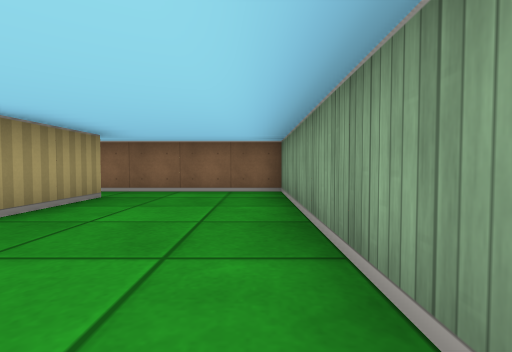
View 1 (above)

13 first-person views from a walk through a cub3D maze. The camera is about half as high as the walls, tilts 2° down and sees 85° across. The floor is counted in squares. Each view is taken from the middle of a square. On the plan, view 1 faces up. The plan holds only what a view shows up to about 9 squares ahead; the rest is blank.

View 2
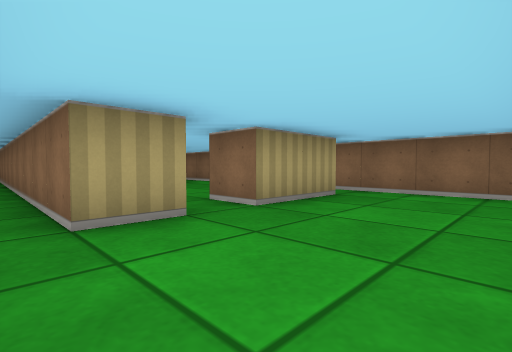

View 3
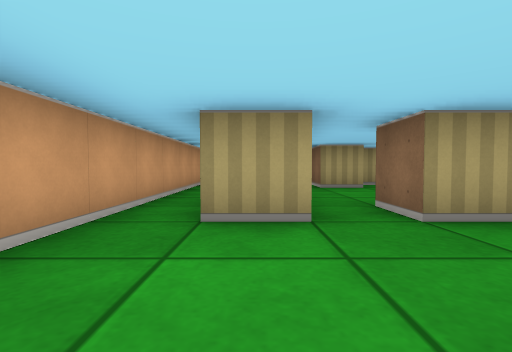

View 4
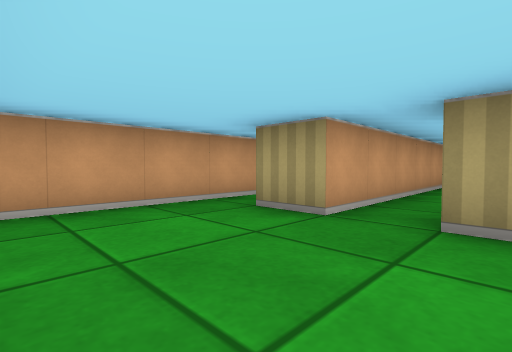

View 5
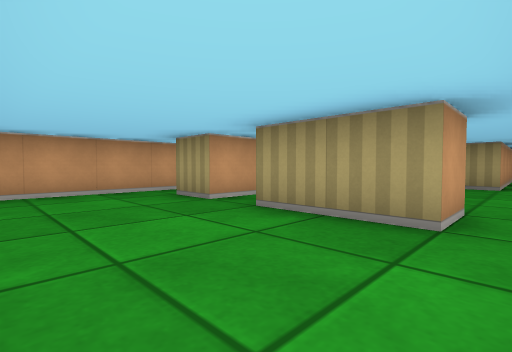

View 6
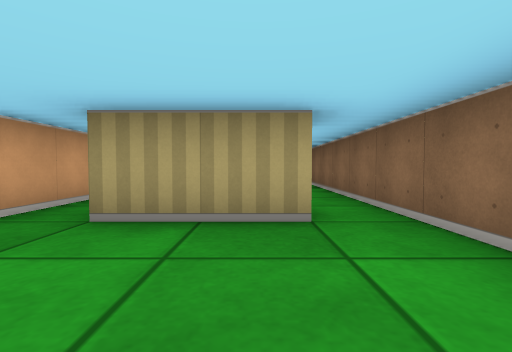

View 7
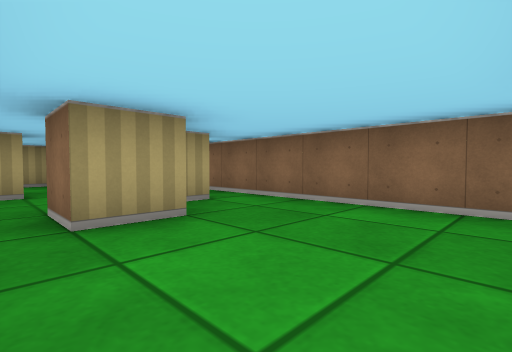

View 8
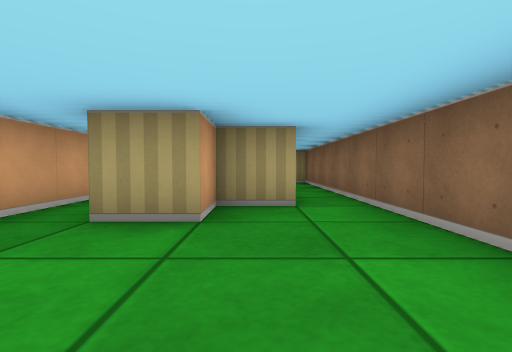

View 9
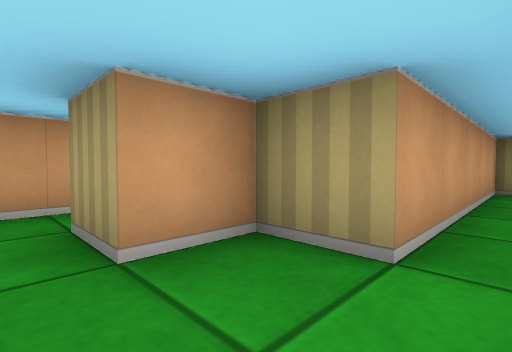

View 10
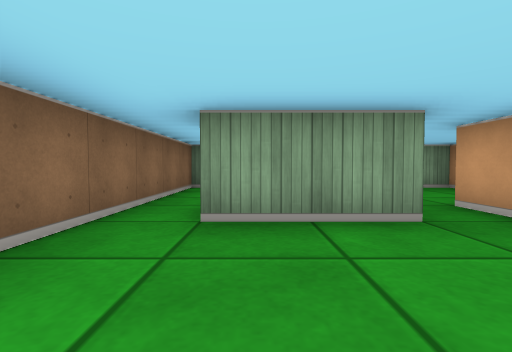

View 11
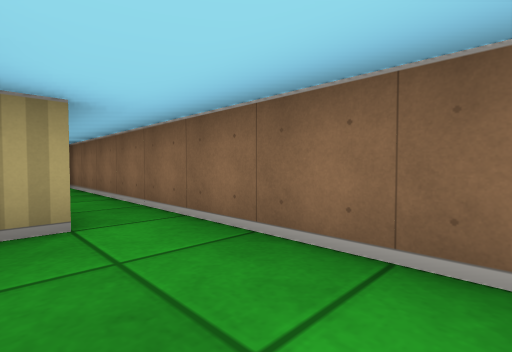

View 12
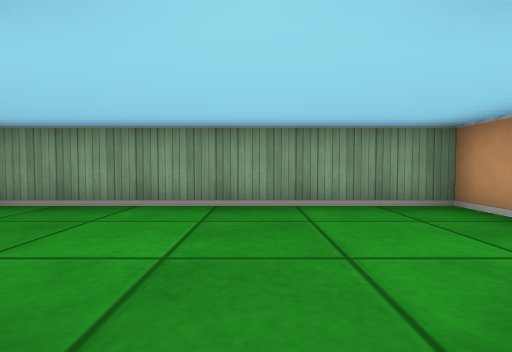

View 13
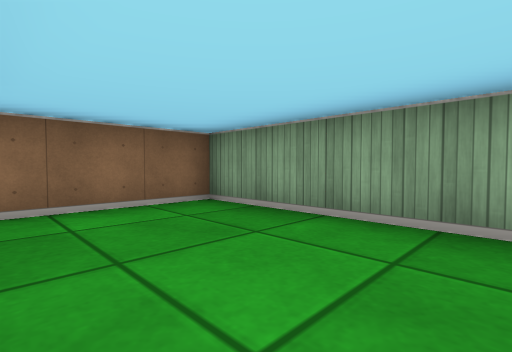

### Floor plan
Points are (right, up) in squares from view 1. A wall is a line through its corners. A room is listed if a view was taken in it or the views show most of it. See-through windows are left out.
Room 1 (views 1, 2, 3, 4, 5, 6, 12, 13)
walls: (-3.5, 1.5) (-2.5, 1.5) (-2.5, 0.5) (-11.5, 0.5); (-3.5, 4.5) (-2.5, 4.5) (-2.5, 2.5) (-3.5, 2.5); (-7.5, -0.5) (0.5, -0.5) (0.5, 5.5) (-3.5, 5.5)
ways out: opening at (-3, 2) to room 2; opening at (-3, 5) to room 2
Room 2 (views 7, 8, 9, 10, 11)
walls: (-3.5, 2.5) (-3.5, 4.5); (-3.5, 5.5) (-12.5, 5.5) (-12.5, 4.5) (-7.5, 4.5) (-7.5, 3.5) (-6.5, 3.5) (-6.5, 2.5) (-7.5, 2.5); (-8.2, 1.5) (-3.5, 1.5)
ways out: opening at (-3, 2) to room 1; opening at (-3, 5) to room 1; opening at (-8, 2) to room 3
Room 3 (no view inside)
walls: (-9.5, 2.6) (-9.5, 2.1)
ways out: opening at (-8, 2) to room 2; opening at (-10, 3)

Where each view was taken, in squares from view 1:
view 1: 0 up, 0 right, facing up
view 2: 0 up, 0 right, facing up-left
view 3: 1 up, 0 right, facing left
view 4: 3 up, 0 right, facing down-left
view 5: 5 up, 0 right, facing down-left
view 6: 4 up, 0 right, facing left
view 7: 2 up, 4 left, facing up-left
view 8: 4 up, 4 left, facing left
view 9: 5 up, 6 left, facing down-left
view 10: 4 up, 6 left, facing right
view 11: 4 up, 5 left, facing up-left
view 12: 2 up, 3 left, facing right
view 13: 2 up, 2 left, facing up-right
